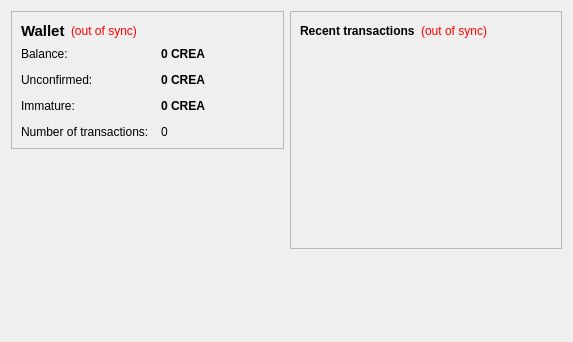
<?xml version="1.0" encoding="UTF-8"?>
<ui version="4.0">
 <class>OverviewPage</class>
 <widget class="QWidget" name="OverviewPage">
  <property name="geometry">
   <rect>
    <x>0</x>
    <y>0</y>
    <width>573</width>
    <height>342</height>
   </rect>
  </property>
  <property name="windowTitle">
   <string>Form</string>
  </property>
  <layout class="QHBoxLayout" name="horizontalLayout" stretch="1,1">
   <item>
    <layout class="QVBoxLayout" name="verticalLayout_2">
     <item>
      <widget class="QFrame" name="frame">
       <property name="frameShape">
        <enum>QFrame::StyledPanel</enum>
       </property>
       <property name="frameShadow">
        <enum>QFrame::Raised</enum>
       </property>
       <layout class="QVBoxLayout" name="verticalLayout_4">
        <item>
         <layout class="QHBoxLayout" name="horizontalLayout_4">
          <item>
           <widget class="QLabel" name="label_5">
            <property name="font">
             <font>
              <pointsize>11</pointsize>
              <weight>75</weight>
              <bold>true</bold>
             </font>
            </property>
            <property name="text">
             <string>Wallet</string>
            </property>
           </widget>
          </item>
          <item>
           <widget class="QLabel" name="labelWalletStatus">
            <property name="toolTip">
             <string>The displayed information may be out of date. Your wallet automatically synchronizes with the CreativeCoin network after a connection is established, but this process has not completed yet.</string>
            </property>
            <property name="styleSheet">
             <string notr="true">QLabel { color: red; }</string>
            </property>
            <property name="text">
             <string notr="true">(out of sync)</string>
            </property>
            <property name="alignment">
             <set>Qt::AlignLeading|Qt::AlignLeft|Qt::AlignVCenter</set>
            </property>
           </widget>
          </item>
          <item>
           <spacer name="horizontalSpacer_2">
            <property name="orientation">
             <enum>Qt::Horizontal</enum>
            </property>
            <property name="sizeHint" stdset="0">
             <size>
              <width>40</width>
              <height>20</height>
             </size>
            </property>
           </spacer>
          </item>
         </layout>
        </item>
        <item>
         <layout class="QFormLayout" name="formLayout_2">
          <property name="fieldGrowthPolicy">
           <enum>QFormLayout::AllNonFixedFieldsGrow</enum>
          </property>
          <property name="horizontalSpacing">
           <number>12</number>
          </property>
          <property name="verticalSpacing">
           <number>12</number>
          </property>
          <item row="0" column="0">
           <widget class="QLabel" name="label">
            <property name="text">
             <string>Balance:</string>
            </property>
           </widget>
          </item>
          <item row="0" column="1">
           <widget class="QLabel" name="labelBalance">
            <property name="font">
             <font>
              <weight>75</weight>
              <bold>true</bold>
             </font>
            </property>
            <property name="cursor">
             <cursorShape>IBeamCursor</cursorShape>
            </property>
            <property name="toolTip">
             <string>Your current balance</string>
            </property>
            <property name="text">
             <string notr="true">0 CREA</string>
            </property>
            <property name="textInteractionFlags">
             <set>Qt::LinksAccessibleByMouse|Qt::TextSelectableByKeyboard|Qt::TextSelectableByMouse</set>
            </property>
           </widget>
          </item>
          <item row="1" column="0">
           <widget class="QLabel" name="label_3">
            <property name="text">
             <string>Unconfirmed:</string>
            </property>
           </widget>
          </item>
          <item row="1" column="1">
           <widget class="QLabel" name="labelUnconfirmed">
            <property name="font">
             <font>
              <weight>75</weight>
              <bold>true</bold>
             </font>
            </property>
            <property name="cursor">
             <cursorShape>IBeamCursor</cursorShape>
            </property>
            <property name="toolTip">
             <string>Total of transactions that have yet to be confirmed, and do not yet count toward the current balance</string>
            </property>
            <property name="text">
             <string notr="true">0 CREA</string>
            </property>
            <property name="textInteractionFlags">
             <set>Qt::LinksAccessibleByMouse|Qt::TextSelectableByKeyboard|Qt::TextSelectableByMouse</set>
            </property>
           </widget>
          </item>
          <item row="3" column="0">
           <widget class="QLabel" name="label_2">
            <property name="text">
             <string>Number of transactions:</string>
            </property>
           </widget>
          </item>
          <item row="3" column="1">
           <widget class="QLabel" name="labelNumTransactions">
            <property name="toolTip">
             <string>Total number of transactions in wallet</string>
            </property>
            <property name="text">
             <string notr="true">0</string>
            </property>
           </widget>
          </item>
          <item row="2" column="0">
           <widget class="QLabel" name="labelImmatureText">
            <property name="text">
             <string>Immature:</string>
            </property>
           </widget>
          </item>
          <item row="2" column="1">
           <widget class="QLabel" name="labelImmature">
            <property name="font">
             <font>
              <weight>75</weight>
              <bold>true</bold>
             </font>
            </property>
            <property name="toolTip">
             <string>Mined balance that has not yet matured</string>
            </property>
            <property name="text">
             <string notr="true">0 CREA</string>
            </property>
            <property name="textInteractionFlags">
             <set>Qt::LinksAccessibleByMouse|Qt::TextSelectableByKeyboard|Qt::TextSelectableByMouse</set>
            </property>
           </widget>
          </item>
         </layout>
        </item>
       </layout>
      </widget>
     </item>
     <item>
      <spacer name="verticalSpacer">
       <property name="orientation">
        <enum>Qt::Vertical</enum>
       </property>
       <property name="sizeHint" stdset="0">
        <size>
         <width>20</width>
         <height>40</height>
        </size>
       </property>
      </spacer>
     </item>
    </layout>
   </item>
   <item>
    <layout class="QVBoxLayout" name="verticalLayout_3">
     <item>
      <widget class="QFrame" name="frame_2">
       <property name="frameShape">
        <enum>QFrame::StyledPanel</enum>
       </property>
       <property name="frameShadow">
        <enum>QFrame::Raised</enum>
       </property>
       <layout class="QVBoxLayout" name="verticalLayout">
        <item>
         <layout class="QHBoxLayout" name="horizontalLayout_2">
          <item>
           <widget class="QLabel" name="label_4">
            <property name="text">
             <string>&lt;b&gt;Recent transactions&lt;/b&gt;</string>
            </property>
           </widget>
          </item>
          <item>
           <widget class="QLabel" name="labelTransactionsStatus">
            <property name="toolTip">
             <string>The displayed information may be out of date. Your wallet automatically synchronizes with the CreativeCoin network after a connection is established, but this process has not completed yet.</string>
            </property>
            <property name="styleSheet">
             <string notr="true">QLabel { color: red; }</string>
            </property>
            <property name="text">
             <string notr="true">(out of sync)</string>
            </property>
            <property name="alignment">
             <set>Qt::AlignRight|Qt::AlignTrailing|Qt::AlignVCenter</set>
            </property>
           </widget>
          </item>
          <item>
           <spacer name="horizontalSpacer">
            <property name="orientation">
             <enum>Qt::Horizontal</enum>
            </property>
            <property name="sizeHint" stdset="0">
             <size>
              <width>40</width>
              <height>20</height>
             </size>
            </property>
           </spacer>
          </item>
         </layout>
        </item>
        <item>
         <widget class="QListView" name="listTransactions">
          <property name="styleSheet">
           <string notr="true">QListView { background: transparent; }</string>
          </property>
          <property name="frameShape">
           <enum>QFrame::NoFrame</enum>
          </property>
          <property name="verticalScrollBarPolicy">
           <enum>Qt::ScrollBarAlwaysOff</enum>
          </property>
          <property name="horizontalScrollBarPolicy">
           <enum>Qt::ScrollBarAlwaysOff</enum>
          </property>
          <property name="selectionMode">
           <enum>QAbstractItemView::NoSelection</enum>
          </property>
         </widget>
        </item>
       </layout>
      </widget>
     </item>
     <item>
      <spacer name="verticalSpacer_2">
       <property name="orientation">
        <enum>Qt::Vertical</enum>
       </property>
       <property name="sizeHint" stdset="0">
        <size>
         <width>20</width>
         <height>40</height>
        </size>
       </property>
      </spacer>
     </item>
    </layout>
   </item>
  </layout>
 </widget>
 <resources/>
 <connections/>
</ui>
